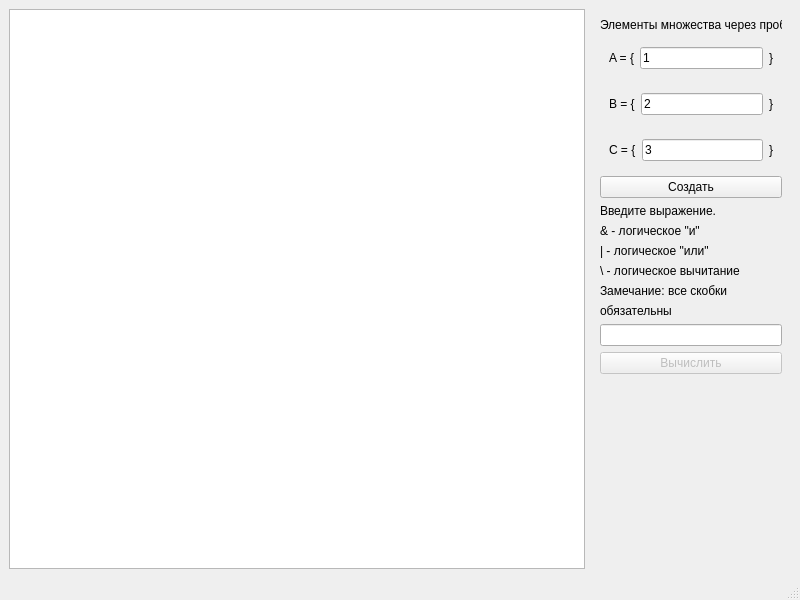
<?xml version="1.0" encoding="UTF-8"?>
<ui version="4.0">
 <class>MainWindow</class>
 <widget class="QMainWindow" name="MainWindow">
  <property name="geometry">
   <rect>
    <x>0</x>
    <y>0</y>
    <width>800</width>
    <height>600</height>
   </rect>
  </property>
  <property name="windowTitle">
   <string>Euler Diagram</string>
  </property>
  <widget class="QWidget" name="centralwidget">
   <layout class="QHBoxLayout" name="horizontalLayout_4">
    <item>
     <widget class="QGraphicsView" name="graphicsView"/>
    </item>
    <item>
     <widget class="QWidget" name="widget_4" native="true">
      <property name="maximumSize">
       <size>
        <width>200</width>
        <height>16777215</height>
       </size>
      </property>
      <layout class="QVBoxLayout" name="verticalLayout">
       <item>
        <widget class="QLabel" name="label_13">
         <property name="text">
          <string>Элементы множества через пробел</string>
         </property>
        </widget>
       </item>
       <item>
        <widget class="QWidget" name="widget" native="true">
         <layout class="QHBoxLayout" name="horizontalLayout">
          <item>
           <widget class="QLabel" name="label_2">
            <property name="text">
             <string>A = {</string>
            </property>
           </widget>
          </item>
          <item>
           <widget class="QLineEdit" name="lineEdit_a">
            <property name="text">
             <string>1</string>
            </property>
           </widget>
          </item>
          <item>
           <widget class="QLabel" name="label">
            <property name="text">
             <string>}</string>
            </property>
           </widget>
          </item>
         </layout>
        </widget>
       </item>
       <item>
        <widget class="QWidget" name="widget_2" native="true">
         <layout class="QHBoxLayout" name="horizontalLayout_2">
          <item>
           <widget class="QLabel" name="label_3">
            <property name="text">
             <string>B = {</string>
            </property>
           </widget>
          </item>
          <item>
           <widget class="QLineEdit" name="lineEdit_b">
            <property name="text">
             <string>2</string>
            </property>
           </widget>
          </item>
          <item>
           <widget class="QLabel" name="label_4">
            <property name="text">
             <string>}</string>
            </property>
           </widget>
          </item>
         </layout>
        </widget>
       </item>
       <item>
        <widget class="QWidget" name="widget_3" native="true">
         <layout class="QHBoxLayout" name="horizontalLayout_3">
          <item>
           <widget class="QLabel" name="label_5">
            <property name="text">
             <string>C = {</string>
            </property>
           </widget>
          </item>
          <item>
           <widget class="QLineEdit" name="lineEdit_c">
            <property name="text">
             <string>3</string>
            </property>
           </widget>
          </item>
          <item>
           <widget class="QLabel" name="label_6">
            <property name="text">
             <string>}</string>
            </property>
           </widget>
          </item>
         </layout>
        </widget>
       </item>
       <item>
        <widget class="QPushButton" name="pushButton">
         <property name="text">
          <string>Создать</string>
         </property>
        </widget>
       </item>
       <item>
        <widget class="QLabel" name="label_7">
         <property name="text">
          <string>Введите выражение.</string>
         </property>
         <property name="wordWrap">
          <bool>false</bool>
         </property>
        </widget>
       </item>
       <item>
        <widget class="QLabel" name="label_8">
         <property name="text">
          <string>&amp; - логическое &quot;и&quot;</string>
         </property>
        </widget>
       </item>
       <item>
        <widget class="QLabel" name="label_9">
         <property name="text">
          <string>| - логическое &quot;или&quot;</string>
         </property>
        </widget>
       </item>
       <item>
        <widget class="QLabel" name="label_10">
         <property name="text">
          <string>\ - логическое вычитание</string>
         </property>
        </widget>
       </item>
       <item>
        <widget class="QLabel" name="label_11">
         <property name="text">
          <string>Замечание: все скобки</string>
         </property>
        </widget>
       </item>
       <item>
        <widget class="QLabel" name="label_12">
         <property name="text">
          <string>обязательны</string>
         </property>
        </widget>
       </item>
       <item>
        <widget class="QLineEdit" name="lineEdit_exp">
         <property name="text">
          <string/>
         </property>
        </widget>
       </item>
       <item>
        <widget class="QPushButton" name="pushButton_calc">
         <property name="enabled">
          <bool>false</bool>
         </property>
         <property name="text">
          <string>Вычислить</string>
         </property>
        </widget>
       </item>
       <item>
        <widget class="QLabel" name="label_d">
         <property name="text">
          <string/>
         </property>
        </widget>
       </item>
       <item>
        <spacer name="verticalSpacer">
         <property name="orientation">
          <enum>Qt::Vertical</enum>
         </property>
         <property name="sizeHint" stdset="0">
          <size>
           <width>20</width>
           <height>40</height>
          </size>
         </property>
        </spacer>
       </item>
      </layout>
     </widget>
    </item>
   </layout>
  </widget>
  <widget class="QMenuBar" name="menubar">
   <property name="geometry">
    <rect>
     <x>0</x>
     <y>0</y>
     <width>800</width>
     <height>20</height>
    </rect>
   </property>
  </widget>
  <widget class="QStatusBar" name="statusbar"/>
 </widget>
 <resources/>
 <connections/>
</ui>
